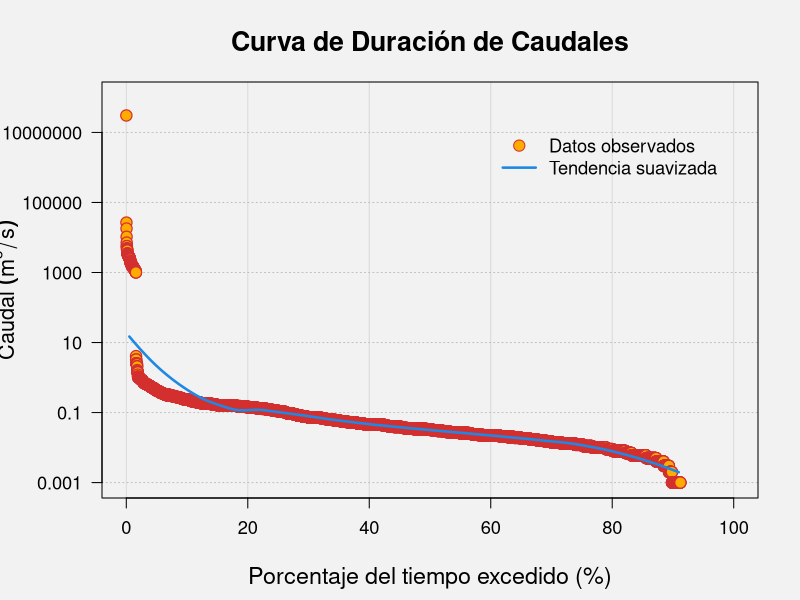

Reproduce this figure in R.
#Carlos A. González M. Profesor
# Departamento de Ingeniería Civil y Agrícola
#Facultad de Ingeniería 
#Universidad Nacional de Colombia
#Que es un DATAFRAME (df):
#Es una tabla ó un arreglo en donde las columnas contienen valores Y
# cada hilera contiene los valores de cada columna
# la primera columna puede contener valores alfanuméricos
# Características 1. Debe contener el nombre de las columnas
# 2. Los nombres o datos de las hileras deben ser únicas
# 3. Lo almacenado en el df puede ser numérico, caracter ó factor
# 4. Cada columna debe contener el mismo número de datos
# Como se construye?
# Create the data frame.
nuevo.dat <- data.frame(est_hydrol = c(1:5), 
                        nombre_est= c("Kevin","Juan","Pedro","Reynel","Gustavo"),
                        notas_est = c(0,1,1.3,1.5,2), 
                        fecha_cla = as.Date(c("2022-06-25", "2021-06-25", "2020-06-25", "2019-06-25",
                                              "2018-06-25")), stringsAsFactors = FALSE)
# Print the data frame.			
print(nuevo.dat)
#obtener la estructura de los datos
# Get the structure of the data frame.
str(nuevo.dat)
#En Hidrología se tiene información: 
#Caudales Quebrada la mona_ puerto brasil.xlsx 
# Una de las formas es cargar la libreria tydverse
install.packages("tidyverse")
#La siguiente libreria hace parte del tidyverse
library(readxl)
MisCaudales <- read_excel(
  "MisCaudales.xlsx",sheet="hoja1",na="NA")
View(MisCaudales)
#obtener la estructura de los datos
# Get the structure of the data frame.
str(MisCaudales)
#Para leer la otra hoja y escribir otro df 
#se puede poner el numero de hoja así: 
MisCaudales2 <- read_excel(
  "MisCaudales.xlsx",sheet=2,na="NA")
View(MisCaudales2)
#obtener la estructura de los datos
# Get the structure of the data frame.
str(MisCaudales2)
#Se pueden identificar cuantos datos faltantes (NA) por columna 
#existen # Entrega Resumen Estadístico de cada una de las columnas
#Entrega por columna:Minimo, Primer Cuartil,Mediana, Promedio
#Tercer quartil y Valor  Máximo (Esta información aparece en la consola)
#Observe que le aparecen 266 caudales
#promedios diarios faltantes
#Print the statistics summary .
print(summary(MisCaudales2)) 

#En el data frame (df) se hacen operaciones 
#con los valores de las columnas Una primera Aproximación
#consiste en obtener los estadisticos de cada columna del df
#sin tener en cuenta los valores faltantes.
#Identifiquemos donde están los valores faltantes del conjunto de datos.
#en este caso solo vamos a coger el MisCaudales2 
#(Lo puede abrir desde el Global environment)
# Crear una sentencia lógica con valores TRUE and FALSE 
# Indicando valores faltantes y observados
posicion<-c(which(is.na(MisCaudales2$`Caudal(m3/s)`)))
#apply(is.na(MisCaudales2), 2, which) 
# Para saber en que posiciones están los datos faltantes de cada columna en
# información se usa la función apply()
print(posicion)
Nuevovector <- data.frame(Lugar = c(numero=seq(1, 266, 1)), 
                          caudal= c(posicion), stringsAsFactors = FALSE)
# Get the structure of the data frame.
str(MisCaudales2)
str(posicion)
str(Nuevovector)
print(Nuevovector)

# -------------------------------
# FUNCIÓN: Curva de Duración de Caudales
# -------------------------------
# Esta función tiene como propósito calcular la curva de duración de caudales a partir de una serie
# de datos de caudales observados (normalmente registrados diariamente o con otra frecuencia regular).
# 
# La curva de duración de caudales es una herramienta hidrológica que permite analizar
# la disponibilidad de caudal a lo largo del tiempo, ordenando los valores de mayor a menor
# y calculando la frecuencia con que dichos caudales son igualados o excedidos.
#
# Esta curva se utiliza, por ejemplo, para evaluar la disponibilidad de agua para abastecimiento
# o generación hidroeléctrica, y para caracterizar cuencas.

curva_duracion_caudales <- function(caudales) {
  # Paso 1: Ordenar los caudales de mayor a menor
  # Esto es necesario porque la curva de duración muestra la probabilidad de excedencia,
  # es decir, qué porcentaje del tiempo un caudal determinado es igualado o superado.
  caudales_ordenados <- sort(caudales, decreasing = TRUE)
  
  # Paso 2: Contar el número total de observaciones (N)
  N <- length(caudales_ordenados)
  
  # Paso 3: Asignar un índice a cada observación ordenada (de 1 a N)
  i <- 1:N
  
  # Paso 4: Calcular la Probabilidad. Se utiliza la fórmula (Modelo) de probabilidad en función de la Distribución de donde provienen los datos,  
  # de acuerdo con Cunnane, C. (1978) Unbiased Plotting Positions: A Review. Journal of Hydrology, 37, 205-222.https://doi.org/10.1016/0022-1694(78)90017-3 
  # Como los Caudales diarios se asumen N(0,1);Se utiliza la fórmula de probabilidad de Bloom: F = (i - 0.375) / (N + 0.25)
  # i= rango  N=tamaño de la muestra.
  # Esta fórmula salió de simulaciones de Montecarlo; es una aproximación que mejora la estimación de la probabilidad.
  # acumulada en muestras pequeñas o medianas.
  F <- (i - 0.375) / (N + 0.25)
  # Cuando la muestra se ordena de mayor a menor corresponde a probalidad de excedencia. 
  #Si se ordenan los  datos de Menor a mayor correspondería una asignación de probabilidad de no-excedencia 
  # Paso 5: Convertir la frecuencia a porcentaje para la curva
  # s es la probabilidad de no excedencia, expresada en porcentaje (0% a 100%).
  s <- F * 100
  # Abramowitz M. and I. Stegun (1964) Handbook of mathematical Functions. Ninth Edition. 1046 Pag. Dover Publications  
  # Paso 6: Función auxiliarobtenida de Abramowitz and Stegun(1970) para calcular el valor z (normal estándar)
  # NUEVA FUNCIÓN: Aproximación de Z(x) usando P(x)
  # Esta función se basa en una fórmula racional que aproxima
  # el valor z (cuantil de la distribución normal estándar)
  # a partir de una probabilidad P(x).
  z_aprox <- function(x, P_x) {
    # Constantes del modelo
    p <- 0.33267
    a1 <- 0.4361836
    a2 <- -0.1201676
    a3 <- 0.9372980
    
    # Cálculo del término auxiliar t
    t <- 1 / (1 + p * x)
    
    # Evaluación del polinomio aproximado
    poly_val <- a1 * t + a2 * t^2 + a3 * t^3
    
    # Resultado final de la aproximación
    Z_x <- (1 - P_x) / poly_val
    
    return(Z_x)
  }
  
  # Calcular los valores z para cada frecuencia acumulada
  # Se evalúa z_aprox en x = sqrt(-2 ln(1 - P)), que es una transformación común
  z <- numeric(length(F))
  for (j in seq_along(F)) {
    x_val <- sqrt(-2 * log(1 - F[j]))  # Transformación para entrada x
    z[j] <- z_aprox(x_val, F[j])       # Aproximación de z
  }
  
  # Crear y devolver un dataframe con resultados
  df <- data.frame(Q = caudales_ordenados, i = i, F = F, s = s, z = z)
  return(df)
}
# -------------------------------
# FUNCIÓN: Graficar la curva de duración
# -------------------------------
# Esta función genera un gráfico de la curva de duración de caudales a partir del dataframe
# generado por la función anterior. El gráfico representa los caudales en el eje Y y el 
# porcentaje de tiempo excedido en el eje X.
#
# Es una visualización útil para tomar decisiones técnicas sobre el uso del recurso hídrico.
graficar_curva <- function(df) {
  # Validación de datos
  if (!all(c("s", "Q") %in% names(df))) {
    stop("El dataframe debe contener columnas 's' y 'Q'")
  }
  
  # Filtrar valores no válidos
  df <- df[!is.na(df$Q) & df$Q > 0, ]
  if (nrow(df) == 0) stop("No hay datos válidos para graficar (Q > 0)")
  
  # Configuración gráfica profesional
  op <- par(no.readonly = TRUE)
  on.exit(par(op))
  
  par(bg = "gray95", mar = c(5, 5, 4, 2) + 0.1, mgp = c(3.5, 1, 0), las = 1)
  
  # Rango extendido para el eje Y logarítmico
  y_lim <- range(df$Q)
  y_lim[1] <- max(y_lim[1], 10^floor(log10(min(df$Q))))
  y_lim[2] <- 10^ceiling(log10(max(df$Q)))
  
  # Crear gráfico base vacío
  plot(NA, 
       xlim = c(0, 100), 
       ylim = y_lim,
       log = "y",
       xlab = "Porcentaje del tiempo excedido (%)", 
       ylab = "",
       main = "Curva de Duración de Caudales",
       cex.lab = 1.4, 
       cex.main = 1.6,
       font.main = 2,
       family = "sans",
       xaxt = "n", yaxt = "n",
       panel.first = {
         grid(ny = NA, lty = "solid", col = "gray85")
         abline(h = axTicks(2), col = "gray75", lty = "dotted")
       })
  
  # Eje Y con formato mejorado
  y_ticks <- axTicks(2)
  axis(2, at = y_ticks, 
       labels = format(y_ticks, scientific = FALSE, drop0trailing = TRUE),
       las = 1, cex.axis = 1.1, col.axis = "black")
  title(ylab = expression(Caudal~(m^3/s)), line = 4, cex.lab = 1.3, col.lab = "black")
  
  # Eje X mejorado
  x_ticks <- seq(0, 100, by = 20)
  axis(1, at = x_ticks, labels = x_ticks, cex.axis = 1.1, col.axis = "black")
  
  # Puntos estilizados
  points(df$s, df$Q, 
         pch = 21, 
         bg = "#FFAB00", 
         col = "#D32F2F",
         cex = 1.5, 
         lwd = 1.2)
  
  # Línea suavizada mejorada con loess (dibujada después de los puntos)
  smooth_curve <- loess(log10(Q) ~ s, data = df, span = 0.5)  # span ajustado
  smooth_values <- 10^(predict(smooth_curve, newdata = seq(0, 100, length.out = 200)))
  lines(seq(0, 100, length.out = 200), smooth_values, col = "#1E88E5", lwd = 2.5)
  
  # Leyenda ajustada hacia la derecha
  legend("topright", 
         legend = c("Datos observados", "Tendencia suavizada"),
         pch = c(21, NA),
         lty = c(NA, 1),
         col = c("#D32F2F", "#1E88E5"),
         pt.bg = c("#FFAB00", NA),
         pt.cex = 1.5,
         lwd = c(NA, 2.5),
         bty = "n",
         cex = 1.1,
         inset = c(0.05, 0.1),  # Ajusta horizontalmente y verticalmente
         x.intersp = 0.8)       # Reduce espacio horizontal entre símbolo y texto
}
# Cálculo
df_caudales <- curva_duracion_caudales(MisCaudales2$`Caudal(m3/s)`)

# Gráfico
graficar_curva(df_caudales)
